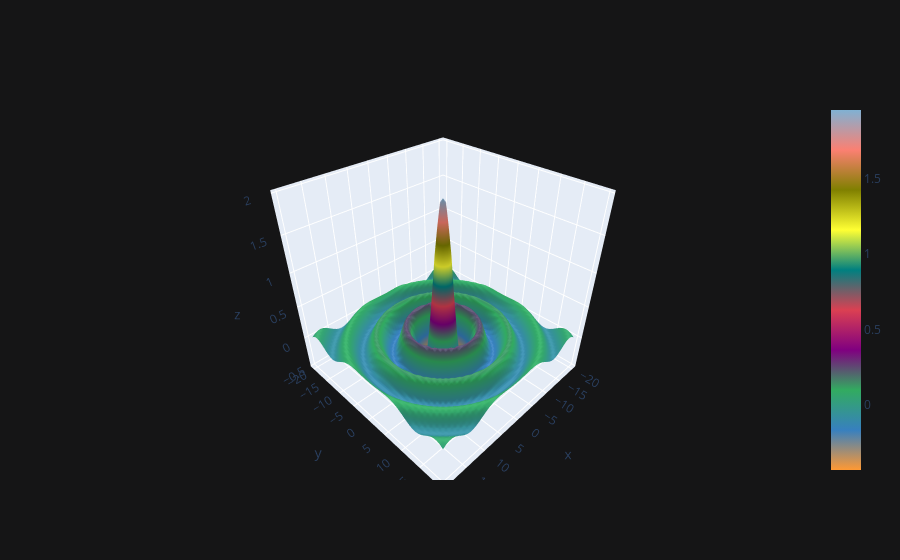

The notebook cell saved with this chart:
### Code cell
cf.datagen.sinwave(20,0.75).iplot(kind='surface')

### Figure 1 — Plotly figure (JSON) as saved in the notebook; plotly's stock layout.template omitted (floating-point values rounded to 4 significant figures; data arrays with more than 128 entries replaced by an {"elided": "..."} marker saying what was removed)
{"data": [{"colorscale": [[0, "rgb(255, 153, 51)"], [0.1111, "rgb(55, 128, 191)"], [0.2222, "rgb(50, 171, 96)"], [0.3333, "rgb(128, 0, 128)"], [0.4444, "rgb(219, 64, 82)"], [0.5556, "rgb(0, 128, 128)"], [0.6667, "rgb(255, 255, 51)"], [0.7778, "rgb(128, 128, 0)"], [0.8889, "rgb(251, 128, 114)"], [1, "rgb(128, 177, 211)"]], "type": "surface", "x": [-20, -19.25, -18.5, -17.75, -17, -16.25, -15.5, -14.75, -14, -13.25, -12.5, -11.75, -11, -10.25, -9.5, -8.75, -8, -7.25, -6.5, -5.75, -5, -4.25, -3.5, -2.75, -2, -1.25, -0.5, 0.25, 1, 1.75, 2.5, 3.25, 4, 4.75, 5.5, 6.25, 7, 7.75, 8.5, 9.25, 10, 10.75, 11.5, 12.25, 13, 13.75, 14.5, 15.25, 16, 16.75, 17.5, 18.25, 19, 19.75], "y": [-20, -19.25, -18.5, -17.75, -17, -16.25, -15.5, -14.75, -14, -13.25, -12.5, -11.75, -11, -10.25, -9.5, -8.75, -8, -7.25, -6.5, -5.75, -5, -4.25, -3.5, -2.75, -2, -1.25, -0.5, 0.25, 1, 1.75, 2.5, 3.25, 4, 4.75, 5.5, 6.25, 7, 7.75, 8.5, 9.25, 10, 10.75, 11.5, 12.25, 13, 13.75, 14.5, 15.25, 16, 16.75, 17.5, 18.25, 19, 19.75], "z": {"elided": "54x54 float values"}}], "layout": {"legend": {"bgcolor": "#151516", "font": {"color": "#D9D9D9"}}, "paper_bgcolor": "#151516", "plot_bgcolor": "#151516", "title": {"font": {"color": "#D9D9D9"}}, "xaxis": {"gridcolor": "#434343", "showgrid": true, "tickfont": {"color": "#C2C2C2"}, "title": {"font": {"color": "#D9D9D9"}, "text": ""}, "zerolinecolor": "#666570"}, "yaxis": {"gridcolor": "#434343", "showgrid": true, "tickfont": {"color": "#C2C2C2"}, "title": {"font": {"color": "#D9D9D9"}, "text": ""}, "zerolinecolor": "#666570"}}}
